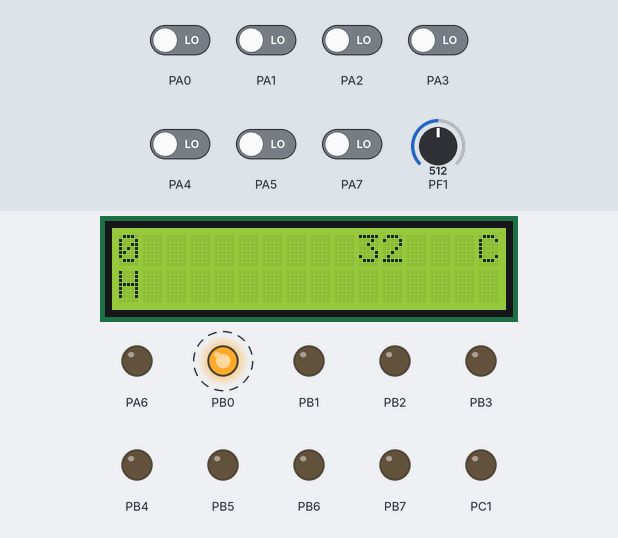
A program run on a simulated ATmega128, built with avr-gcc and emulated at 16 MHz. Parts: 16×2 character LCD, output pins drawn as LEDs (lit = HIGH). Wiring (inferred from the signals the program sends): character LCD (HD44780): RS PC0; E PC2; data PC4, PC5, PC6, PC7. Dashed ring = blinking. The test bench sets the inputs (shaded band); at power-on: PA0–5, PA7 LOW, PF1 = 512. EEPROM starts erased; pins used as bus, display or sensor lines are not drawn.

Above: at 1.8 s.
1.9 s: PF1 set to 716
At 4.7 s:
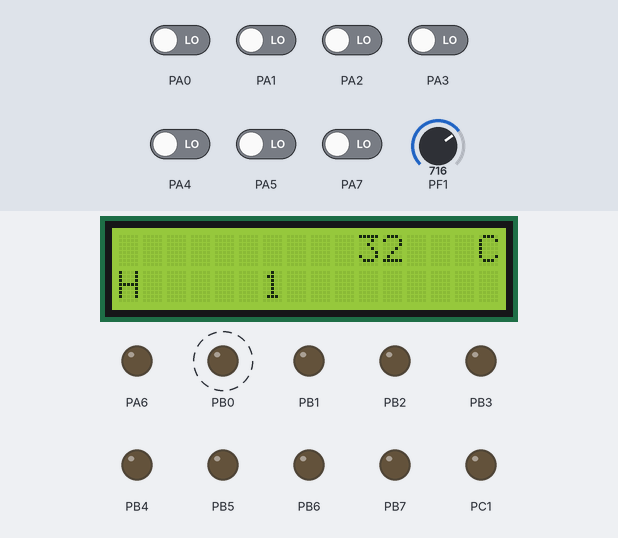
5.5 s: PF1 set to 900
At 9.8 s:
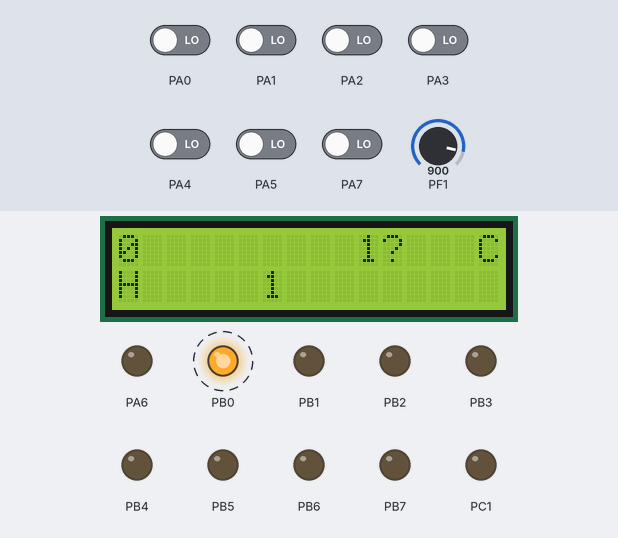
11.8 s: PF1 set to 1023
At 13.3 s:
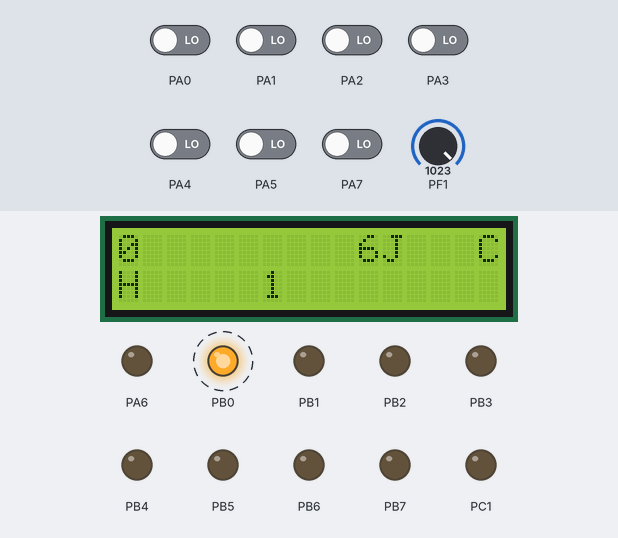
15.7 s: PF1 set to 122
19.6 s: PF1 set to 13
23.5 s: PF1 set to 0
At 28.44 s:
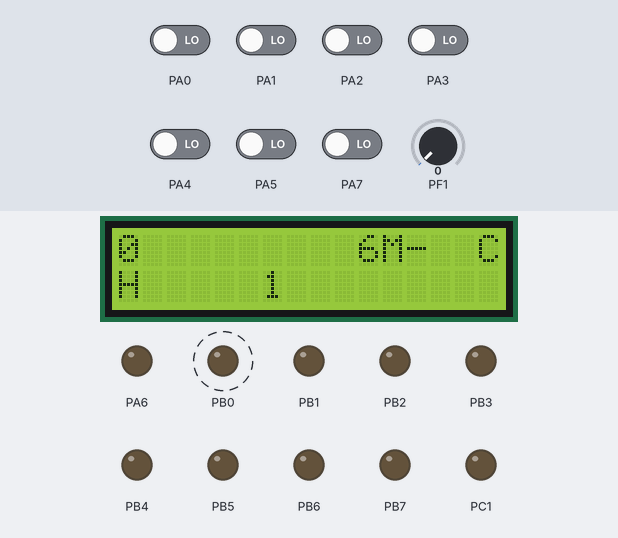
Timing chart, 0 to 28.5 s (numbered marks = the images above; inputs shaded):
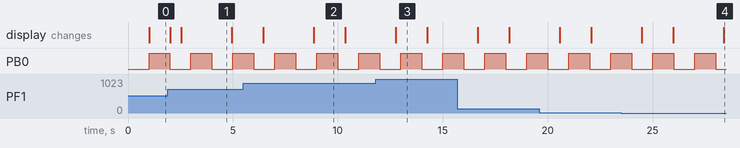

Measured:
- after the input at 23.5 s, the display: first differs from a run without the input after 4.9 s (image 4)
- by itself, PB0: alternates HIGH for 1.0 s and LOW for 1.0 s
- what the display in image 1 shows lasts 2.4 s, from 2.5 s to 4.9 s
- what the display in image 2 shows lasts 1.5 s, from 8.8 s to 10.3 s

The program:

GccApplication1.c
```c
/*
 * GccApplication1.c
 *
 * Created: 14.02.2015 23:58:11
 *  Author: Ярослав
 *
 *Секундомер Привет АЦП
 */


#include <avr/io.h>
#define F_CPU 16000000UL
#include <util/delay.h>
#include <avr/interrupt.h>
#include <avr/eeprom.h>

unsigned int ACH=0, ACL=0;

char X=0;
char M=0;
char H=0;
char q=0;
unsigned int i=0;
uint8_t w EEMEM; // объявил переменную в еепром


void InitPorts() //Инициализация портов
{
	PORTA=0; DDRA=0x40; //Кнопки
	PORTC=0; DDRC=0xF7; //Дисплей
	PORTB=0; DDRB=0xff;//диоды
}

void InitT0() //Подключение часового кварца к Т0
{
	cli();//глобальное отключение прирываний
	TIMSK=0;//сброс прерывания таймера по переполнению и совпадению
	ASSR=(1<<AS0);//включен Асинхронный режим
	TCCR0=(1<<CS00)|(1<<CS02)|(1<<WGM01);//Сброс при совпадении (режим работы таймера)// ДЕЛИТЕЛЬ НА128
	OCR0=0XFF; //Регистр совпадения T0
	TIMSK=(1<<OCIE0);//Разрешение прерываний при совпадении OCR0 и TCNT0
	TIFR=0;//хз зачем
	}

void E_puls()
{
	PORTC=PORTC|0b00000100; //Установка Е
	_delay_us(100);
	PORTC=PORTC&0b11111011;//Отключение Е

}

void InitLCD() //Инициализация дисплея LCD
{
	_delay_ms(250);//1 сек
	_delay_ms(250);
	_delay_ms(250);
	_delay_ms(250);

	PORTC=0b00110000;
	PORTC|=(1<<2);//E
	PORTC&=~(1<<2);
	_delay_ms(5);

	PORTC=0b00110000;
	PORTC|=(1<<2);//E
	PORTC&=~(1<<2);
	_delay_us(100);

	PORTC=0b00110000;
	PORTC|=(1<<2);//E
	PORTC&=~(1<<2);
	_delay_us(200);

	PORTC=0b00100000;
	PORTC|=(1<<2);//E
	PORTC&=~(1<<2);
	_delay_us(100);

	PORTC=0b00100000;
	PORTC|=(1<<2);//E
	PORTC&=~(1<<2);
	PORTC=0b11000000;
	PORTC|=(1<<2);//E
	PORTC&=~(1<<2);
	_delay_us(100);

	PORTC=0b00000000;
	PORTC|=(1<<2);//E
	PORTC&=~(1<<2);
	PORTC=0b11000000; //курсор
	PORTC|=(1<<2);//E
	PORTC&=~(1<<2);
	_delay_us(100);

	PORTC=0b00000000;
	PORTC|=(1<<2);//E
	PORTC&=~(1<<2);
	PORTC=0b00010000;
	PORTC|=(1<<2);//E
	PORTC&=~(1<<2);
	_delay_us(100);

	PORTC=0b00000000;
	PORTC|=(1<<2);//E
	PORTC&=~(1<<2);
	PORTC=0b01000000;
	PORTC|=(1<<2);//E
	PORTC&=~(1<<2);
	_delay_ms(2);
}

void LCD_data(unsigned char p)//р байт данных
{
	PORTC|=(1<<0)|(1<<2);//RS=1 запись данных E=1 установка записи
	_delay_us(100);
	PORTC&=0x0F;//чистим старшие биты на порту
	PORTC|=(p&0xF0);//отделяем и записываем старший нибл р
	_delay_us(100);
	PORTC&=~(1<<2);//Е=0 окончание записи
	_delay_us(100);
	PORTC|=(1<<2);//E=1 установка записи
	_delay_us(100);
	PORTC&=0x0F;//чистим старшие биты на порту
	PORTC|=(p<<4);//Сдвигаем младшии биты на левои записываем в порт
	_delay_us(100);
	PORTC&=~(1<<2);//Е=0 окончание записи
	_delay_us(100);
}

ISR(TIMER0_COMP_vect)//прерываниеТаймера Т0
{
	X=X+1;//щетчик
	PORTB^=(1<<0);//инвертирование порта
}

ISR(ADC_vect)//Прерывание по АЦП
{
	//double A=0;
	ACH=ADCW;
	ADCSRA &= (~(1<<ADIE));// Запрещает прерывания

}

void Tamperatyra()
{
	PORTC=0b10000000; //Установка курсора на 0C Первая часть
	PORTC|=(1<<2);//E
	PORTC&=~(1<<2);
	PORTC=0b11000000; //Установка курсора на 0C Вторая часть
	PORTC|=(1<<2);//E
	PORTC&=~(1<<2);

	if (ACH>=474)
	{
		LCD_data(0x20);

		ACL=(ACH-474)/1.6; //Расчет температуры из ацп
	}
	else
	{

	LCD_data(0x2D);//-

		ACL=(474-ACH)/1.6; //Расчет температуры из ацп
	}
}

void ADCtest()
	{
		//Вывод АЦП
/*	PORTC=0b11000000; //Установка курсора на 4С Первая часть
	PORTC|=(1<<2);//E
	PORTC&=~(1<<2);
	PORTC=0b11000000; //Установка курсора на 4С Вторая часть
	PORTC|=(1<<2);//E
	PORTC&=~(1<<2);
*/
//РАсчет АЦП для LCD

	i=(ACL/10); //находим десятки ADCH

	LCD_data(i+0x30);//вывод десятков

	ACL=ACL-(i*10);//Удаление десятков

	LCD_data(ACL+0x30);//Выводим еденицы
	}

void INITADC() //Инициализация АЦП
{
	ADMUX |= (0<<REFS1)|(1<<REFS0);// Опорное напряжение AVCC
	ADMUX |= (0<<MUX3)|(0<<MUX2)|(0<<MUX1)|(1<<MUX0); //Выбор АЦП
	ADMUX |= (0<<ADLAR);//Выравнивание по левому краю результата
	ADCSRA |= (1<<ADEN);//Вкл АЦП
	ADCSRA |= (1<<ADPS2)|(1<<ADPS1)|(1<<ADPS0);//Делитель частоты 128
	ADCSRA |= (1<<ADIE);// Разрешить прерывания
	ADCSRA |= (1<<ADFR);//Срабатывает автоматически
	ADCSRA |= (1<<ADSC);//Запуск 1го преобразования

}


void MiganieH()
{
				PORTC=0b00000000; //Установка курсора в начало
				PORTC|=(1<<2);//E
				PORTC&=~(1<<2);
				PORTC=0b00100000;
				PORTC|=(1<<2);//E
				PORTC&=~(1<<2);
				_delay_us(100);
				_delay_ms(500);
				LCD_data(0x20);//Гасит часы
				LCD_data(0x20);
				_delay_ms(500);


	i=PINA;
	if ((i&(1<<2))==0)
	{
	_delay_ms(150);
	q=2;
	}

	if ((i&(1<<0))==0)//Нажатие кнопки вверх
	{
		_delay_ms(150);
		H++;
	}
	if ((i&(1<<4))==0)//Нажатие кнопки Вниз
	{
		_delay_ms(150);
		H--;
	}

}

void MiganieM() // Мигание Минут
{
	PORTC=0b10000000; //Установка курсора по адресу
	PORTC|=(1<<2);//E
	PORTC&=~(1<<2);
	PORTC=0b00110000;//адрес 0х03 вторая строка
	PORTC|=(1<<2);//E
	PORTC&=~(1<<2);
	_delay_us(100);

	_delay_ms(500);
				LCD_data(0x20);//Гасит Минуты
				LCD_data(0x20);
				_delay_ms(500);
			i=PINA;
	if ((i&(1<<2))==0)
	{
	_delay_ms(150);
	q=0;
	}

	if ((i&(1<<0))==0)//Нажатие кнопки вверх
	{
		_delay_ms(150);
		M++;
	}
	if ((i&(1<<4))==0)//Нажатие кнопки Вниз
	{
		_delay_ms(150);
		M--;
	}
}

int main(void)
{

	InitPorts();//Инициализация портов
	InitT0();//Инициализация асинхронного таймера Т0
	InitLCD();//Инициализация дисплея LCD
	INITADC();//Инициализация АЦП
	sei();

	//Символ термометра
	unsigned int t[8]={0x4,0xA,0xA,0xE,0xE,0x1F,0x17,0xE};
	PORTC=0b01000000; //Установка курсора по адресу
	PORTC|=(1<<2);//E
	PORTC&=~(1<<2);
	PORTC=0b00000000;//адрес 0х00 вторая строка
	PORTC|=(1<<2);//E
	PORTC&=~(1<<2);
	_delay_us(100);

	for (i=0;i<8;i++)
	{
		LCD_data(t[i]);
	}
	//Вывод градусника
	PORTC=0b10000000; //Установка курсора по адресу
	PORTC|=(1<<2);//E
	PORTC&=~(1<<2);
	PORTC=0b10110000;//адрес 0х0B вторая строка
	PORTC|=(1<<2);//E
	PORTC&=~(1<<2);
	_delay_us(100);

	LCD_data(0);
	//вывод С
	PORTC=0b10000000; //Установка курсора по адресу
	PORTC|=(1<<2);//E
	PORTC&=~(1<<2);
	PORTC=0b11110000;//адрес 0х0E вторая строка
	PORTC|=(1<<2);//E
	PORTC&=~(1<<2);
	_delay_us(100);
	//LCD_data(0x6F);
	LCD_data(0x43);


	PORTC=0b11000000; //Установка курсора по адресу
	PORTC|=(1<<2);//E
	PORTC&=~(1<<2);
	PORTC=0b00000000;//адрес 0х40 вторая строка
	PORTC|=(1<<2);//E
	PORTC&=~(1<<2);
	_delay_us(100);

	LCD_data('H');
	LCD_data('e');
	LCD_data('l');
	LCD_data('l');
	LCD_data('o');

	while(1)
	{

		PORTC=0b00000000; //Установка курсора в начало
		PORTC|=(1<<2);//E
		PORTC&=~(1<<2);
		PORTC=0b00100000;
		PORTC|=(1<<2);//E
		PORTC&=~(1<<2);
		_delay_us(100);


		if (X>59) //Секунды
			{
			X=0;
			M=M+1;
			}
		if (M>59) //Минуты
			{
			M=0;
			H=H+1;
			}
		if (H>23) //Часы
			{
			H=0;
			}

	//вычисление визуальных данных для дисплея

	PORTC=0b00000000; //Установка курсора в начало
	PORTC|=(1<<2);//E
	PORTC&=~(1<<2);
	PORTC=0b00100000;
	PORTC|=(1<<2);//E
	PORTC&=~(1<<2);
	_delay_us(100);

	i=H/10;//первая часть часа
	i=i+0x30;
	LCD_data(i);

	if(H<9)
	{
		i=H+0x30;
		LCD_data(i);
	}
	else
	{
		i=H-((i-0x30)*10);//вторая часть часа
		i=i+0x30;
		LCD_data(i);
	}
	LCD_data(':');

	i=M/10;//первая часть минут
	i=i+0x30;
	LCD_data(i);

	if(M<9)
	{
		i=M+0x30;
		LCD_data(i);
	}
	else
	{
		i=M-((i-0x30)*10);//вторая часть минут
		i=i+0x30;
		LCD_data(i);
	}
	LCD_data(':');

	i=X/10;//первая часть секунд
	i=i+0x30;
	LCD_data(i);
	if(i==0)
	{
		i=X+0x30;
		LCD_data(i);
	}
	else
	{
		i=X-((i-0x30)*10);//вторая часть секунд
		i=i+0x30;
		LCD_data(i);
	}

	//Вывод АЦП
	Tamperatyra();

	if (ACL<=2)//вкл реле при Т<2
	{
		PORTA|=(1<<6);
	}

	if (ACL>=5)//выкл реле при Т>5
	{
		PORTA&=~(1<<6);
	}

	ADCtest();

/*
	PORTC=0b10000000; //Установка курсора на 0С Первая часть
	PORTC|=(1<<2);//E
	PORTC&=~(1<<2);
	PORTC=0b11000000; //Установка курсора на 0С Вторая часть
	PORTC|=(1<<2);//E
	PORTC&=~(1<<2);

//РАсчет АЦП для LCD

	//i=(ACH/1000); //находим тысячи ADCH
	//LCD_data(i+0x30);//вывод сотен

	//ACH=ACH-(i*1000);//Удаление тысяч
	i=(ACH/100); //находим сотни ADCH

	LCD_data(i+0x30);//вывод сотен

	ACH=ACH-(i*100);//Удаление сотен

	i=(ACH/10); //находим десятки ADCH

	LCD_data(i+0x30);//вывод десятков

	ACH=ACH-(i*10);//Удаление десятков

	LCD_data(ACH+0x30);//Выводим еденицы

*/

	ADCSRA |= (1<<ADIE);//Вкл прерывание по ацп


	//Нажатие кнопки

	i=PINA;//считываем порт
	if ((i&(1<<2))==0)
	{
			_delay_ms(500);
			i=PINA;
			if ((i&(1<<2))==0)
			{
				_delay_ms(100);
				q=1;
			}
	}
	if ((i&(1<<1))==0)//eeprom
	{
		_delay_ms(200);
		eeprom_write_byte(&w ,q);
	}
	if ((i&(1<<3))==0)//eeprom
	{
		_delay_ms(200);
		q=eeprom_read_byte(&w);//читает

		PORTC=0b11000000; //Установка курсора по адресу
		PORTC|=(1<<2);//E
		PORTC&=~(1<<2);
		PORTC=0b01100000;//адрес 0х46 вторая строка
		PORTC|=(1<<2);//E
		PORTC&=~(1<<2);
		_delay_us(100);
		LCD_data(q+0x30);
	}


	if (q==1)     //Запуск мигания Часы
	{
		MiganieH();
	}
	if (q==2)     //Запуск мигания Часы
	{
		MiganieM();
	}


	}
}
```
